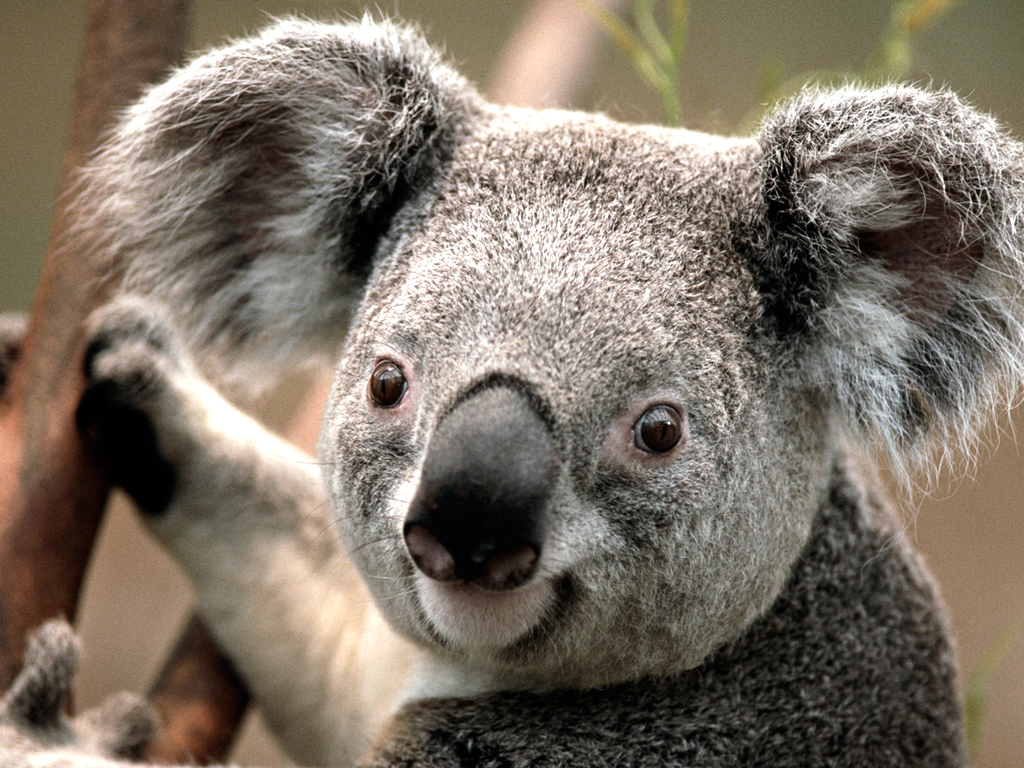
%> input picture Corte 1/Histogramas/Koala.jpg, 1024 x 768 px
$ octave ecualizarhisto.m   (GNU Octave 9; MATLAB toolbox functions it lacks are replaced by stand-ins)
%> lines starting %> are read from the running program, lines starting %| are printed output that depends on the picture
clear all;
clc;
close all;
i=imread('Koala.jpg');
%> i is the input picture: size 768x1024x3 uint8; mean R, G, B 125.4, 114.7, 102
grises=rgb2gray(i);
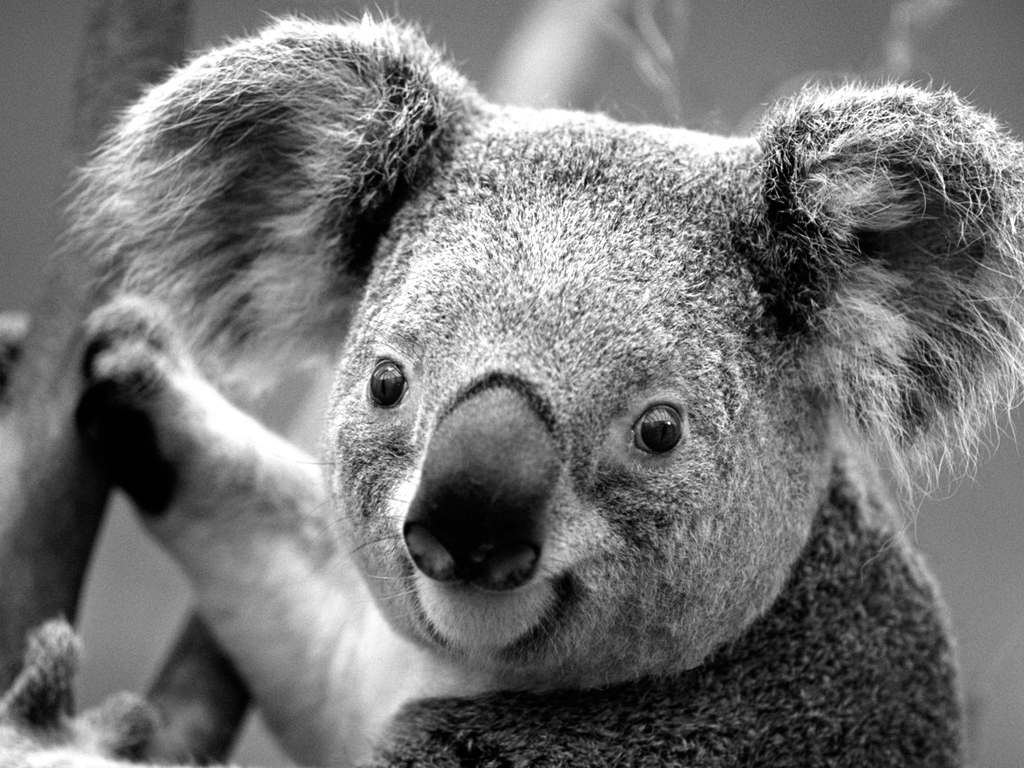
%> grises: size 768x1024 uint8; min 0, max 255, mean 116.5
[m,n]=size(grises);
%> m = 768; n = 1024
tam=m*n; %Se obtiene el tamaño de la matriz
%> tam = 786432
J = histeq(grises);
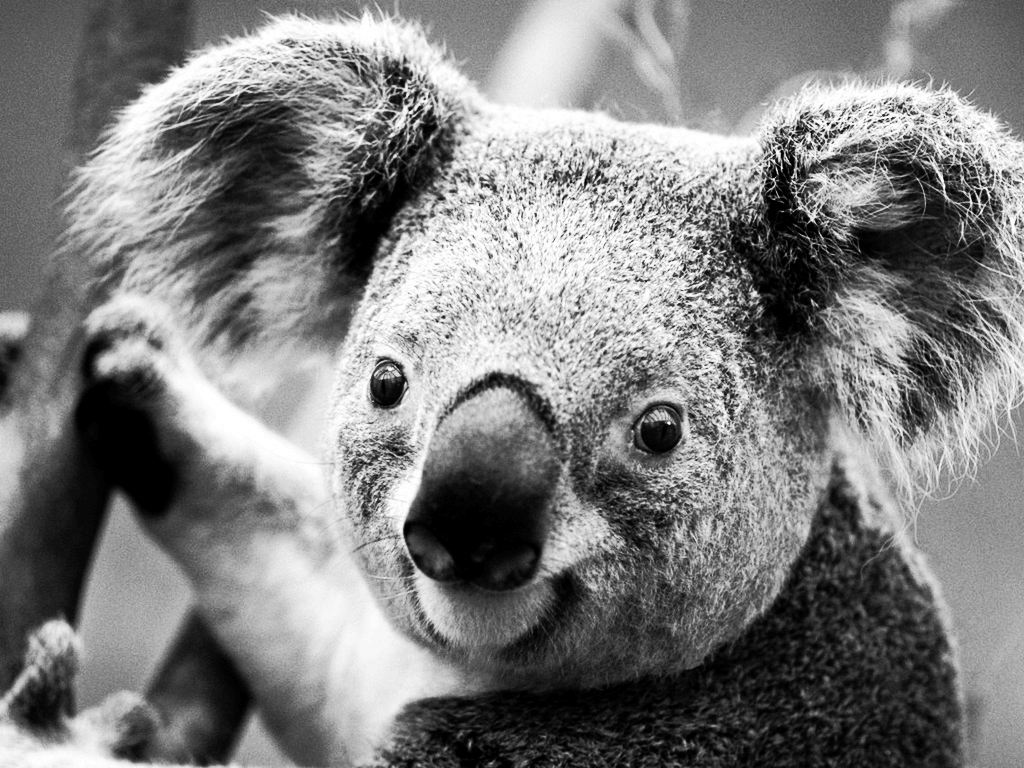
%> J: size 768x1024 uint8; min 0, max 255, mean 126.1
imshowpair(grises,J,'montage')
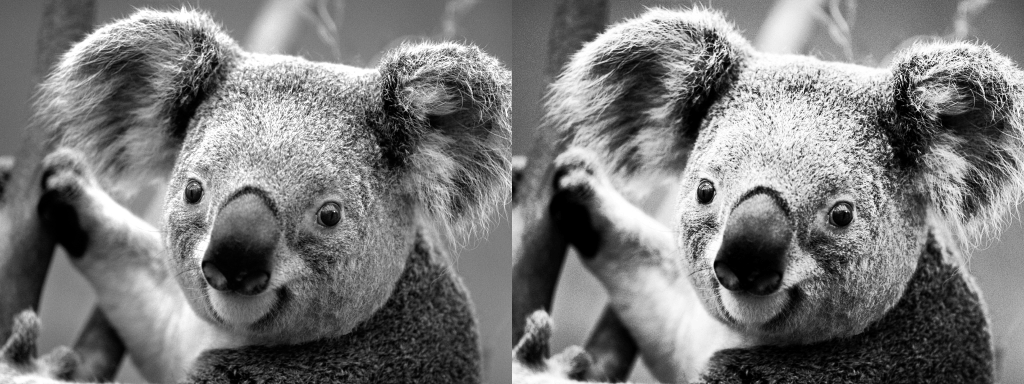
%> displayed picture: size 768x2048, on the screen's scale of 0 to 255 (shown at 1/2 size); min 0, max 255, mean 121.3
axis off
figure
imhist(grises,64);
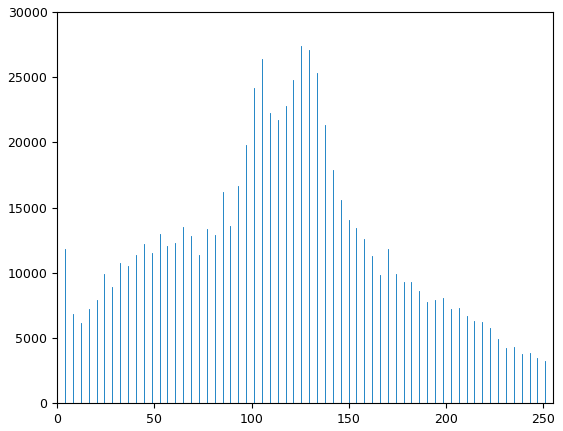
%> figure redrawn from the program's plot data; highest point at x = 125.5, y = 27429
figure
imhist(J,64);
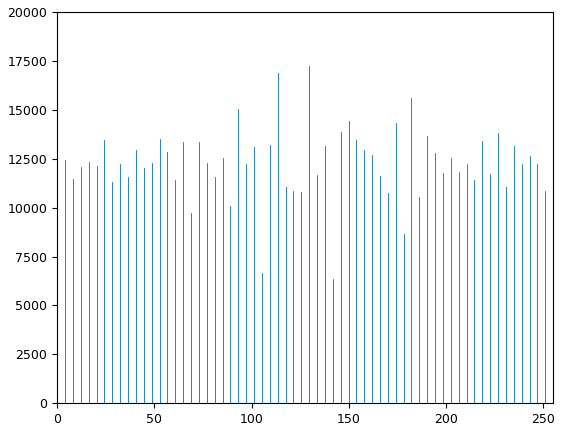
%> figure redrawn from the program's plot data; highest point at x = 0, y = 17341
